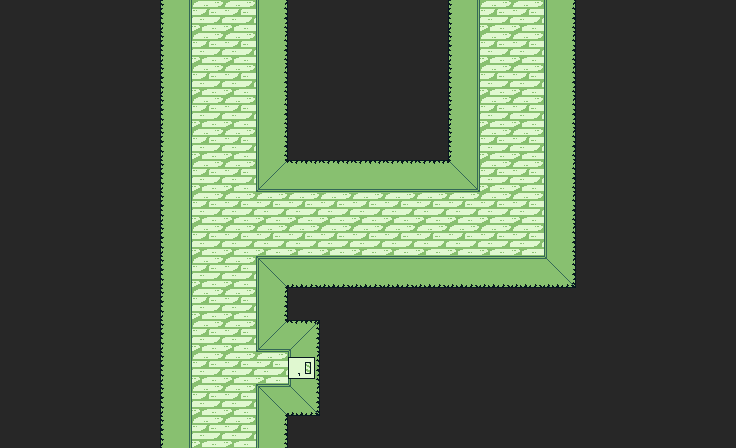

Below is a game level as drawn by its tile map, then a one-line description and the .tmx file that defines it, in full:
An orthogonal 23x14 tile map with 32x32 px tiles, 1 tile layer (Vrstva dlaždic 1).

<map version="1.8" tiledversion="1.8.4" orientation="orthogonal" renderorder="right-down" width="23" height="14" tilewidth="32" tileheight="32" infinite="0" nextlayerid="2" nextobjectid="1">
 <tileset firstgid="1" source="../Zdi.tsx" />
 <layer id="1" name="Vrstva dlaždic 1" width="23" height="14">
  <data encoding="csv">
18,18,18,18,18,15,5,5,9,18,18,18,18,18,15,5,5,9,18,18,18,18,18,
18,18,18,18,18,15,5,5,9,18,18,18,18,18,15,5,5,9,18,18,18,18,18,
18,18,18,18,18,15,5,5,9,18,18,18,18,18,15,5,5,9,18,18,18,18,18,
18,18,18,18,18,15,5,5,9,18,18,18,18,18,15,5,5,9,18,18,18,18,18,
18,18,18,18,18,15,5,5,9,18,18,18,18,18,15,5,5,9,18,18,18,18,18,
18,18,18,18,18,15,5,5,8,6,6,6,6,6,17,5,5,9,18,18,18,18,18,
18,18,18,18,18,15,5,5,5,5,5,5,5,5,5,5,5,9,18,18,18,18,18,
18,18,18,18,18,15,5,5,5,5,5,5,5,5,5,5,5,9,18,18,18,18,18,
18,18,18,18,18,15,5,5,11,12,12,12,12,12,12,12,12,10,18,18,18,18,18,
18,18,18,18,18,15,5,5,9,18,18,18,18,18,18,18,18,18,18,18,18,18,18,
18,18,18,18,18,15,5,5,8,7,18,18,18,18,18,18,18,18,18,18,18,18,18,
18,18,18,18,18,15,5,5,5,2,18,18,18,18,18,18,18,18,18,18,18,18,18,
18,18,18,18,18,15,5,5,11,10,18,18,18,18,18,18,18,18,18,18,18,18,18,
18,18,18,18,18,15,5,5,9,18,18,18,18,18,18,18,18,18,18,18,18,18,18
</data>
 </layer>
</map>
